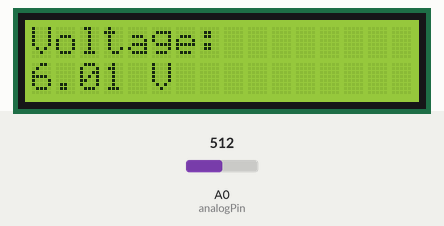
This sketch was run on a simulated Arduino Uno, built with avr-gcc and run on an emulated ATmega328P. On the bench: 16×2 character LCD. Inputs (shaded band) come from the test bench; at power-on: A0 (analogPin) = 512.

Above: at 1.2 s.
1.3 s: A0 (analogPin) set to 716
At 2.2 s:
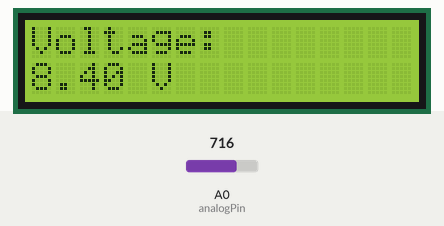
3.1 s: A0 (analogPin) set to 900
At 4.3 s:
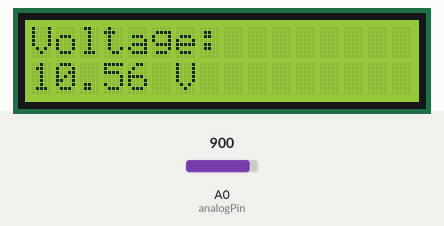
4.6 s: A0 (analogPin) set to 1023
At 5.5 s:
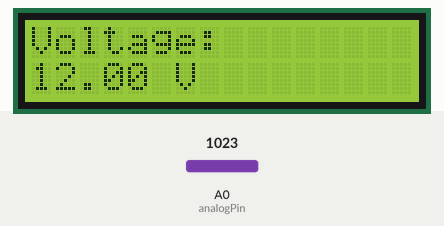
Timing chart, 0 to 7.6 s (numbered marks = the images above; inputs shaded):
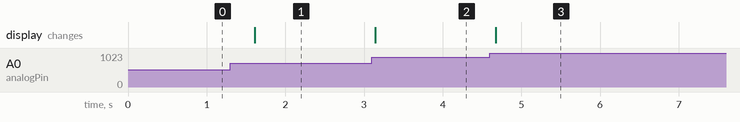

The sketch:

arduino_voltmeter.ino
```cpp
// This Code is Designed by Prince Kushwaha from COSM Electronics

#include <Wire.h>
#include <LiquidCrystal_I2C.h>

// Initialize the LCD. Change the address to 0x27 or 0x3F depending on your LCD's I2C address
LiquidCrystal_I2C lcd(0x27, 16, 2);

const int analogPin = A0; // Pin where the voltage is read
float voltage = 0.0;
float referenceVoltage = 5.0; // Reference voltage of the Arduino (5V for most boards)
float scalingFactor = 2.4; // Adjust this based on your voltage divider ratio (12V / 5V)

void setup() {
  // Initialize the LCD
  lcd.init();
  lcd.backlight();

  // Print initial messages
  lcd.setCursor(0, 0);
  lcd.print("Voltage:");
}

void loop() {
  // Read the analog value (10-bit ADC, value between 0 and 1023)
  int analogValue = analogRead(analogPin);

  // Calculate the voltage
  voltage = (analogValue / 1023.0) * referenceVoltage * scalingFactor;

  // Print the voltage to the LCD
  lcd.setCursor(0, 1);
  lcd.print(voltage, 2); // Print voltage with 2 decimal places
  lcd.print(" V   "); // Clear remaining characters

  delay(500); // Update every 500 milliseconds
}
```

Measured:
- after the input at 1.3 s, the display: changes after 0.31 s (image 1)
- after the input at 3.1 s, the display: changes at once (image 2)
- after the input at 4.6 s, the display: changes after 0.07 s (image 3)
